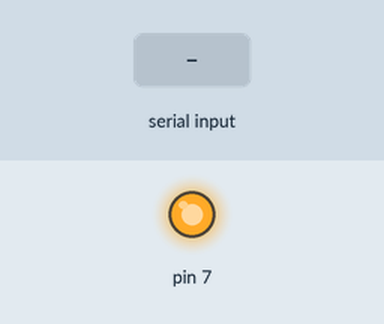
This sketch was run on a simulated Arduino Uno, built with avr-gcc and run on an emulated ATmega328P. On the bench: output pins drawn as LEDs (lit = HIGH). Inputs (shaded band) come from the test bench.

Above: at 1.2 s.
1.3 s: "1" received over Serial
At 1.9 s:
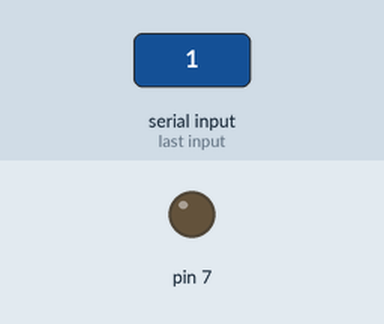
2.8 s: "0" received over Serial
At 3.1 s:
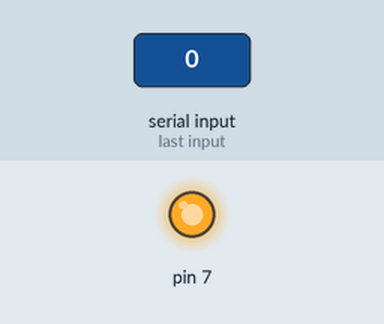
Timing chart, 0 to 5.8 s (numbered marks = the images above; inputs shaded):
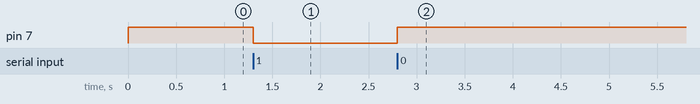

Measured:
- after the input at 1.3 s, pin 7: HIGH → LOW at once
- after the input at 2.8 s, pin 7: LOW → HIGH at once

The sketch:

fan_with_serial_raspberry.ino
```cpp
void setup() {
  Serial.begin(9600); //
  pinMode(7, OUTPUT); //
  digitalWrite(7, HIGH); //
}

void loop() {
  if (Serial.available() > 0) { // Seri portta veri varsa
    char command = Serial.read(); // Gelen veriyi oku
    if (command == '1') { // Komut '1' ise
      digitalWrite(7, LOW); // Röleyi aç
    } else if (command == '0') { // Komut '0' ise
      digitalWrite(7, HIGH); // Röleyi kapat
    }
  }
}
```
